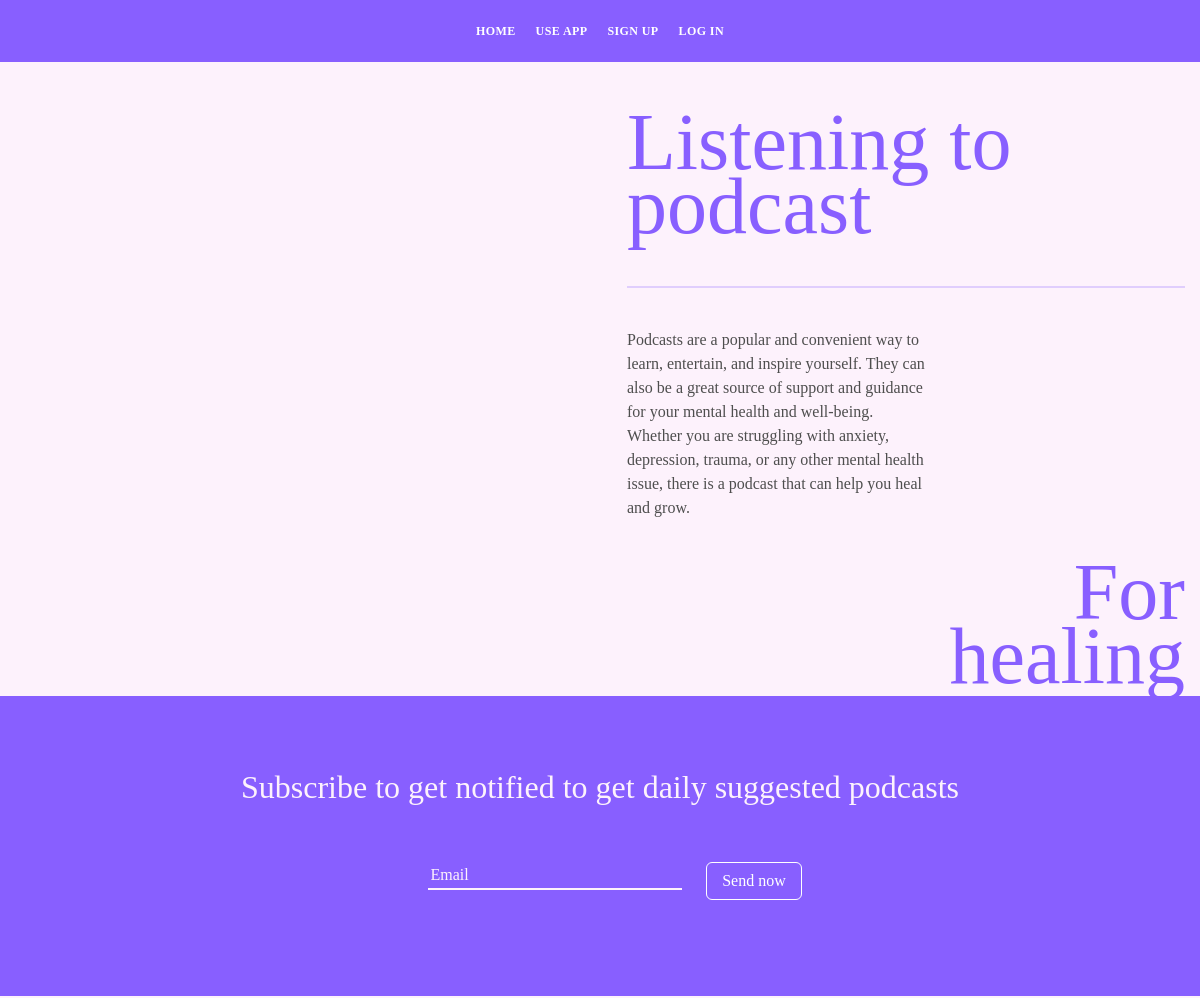
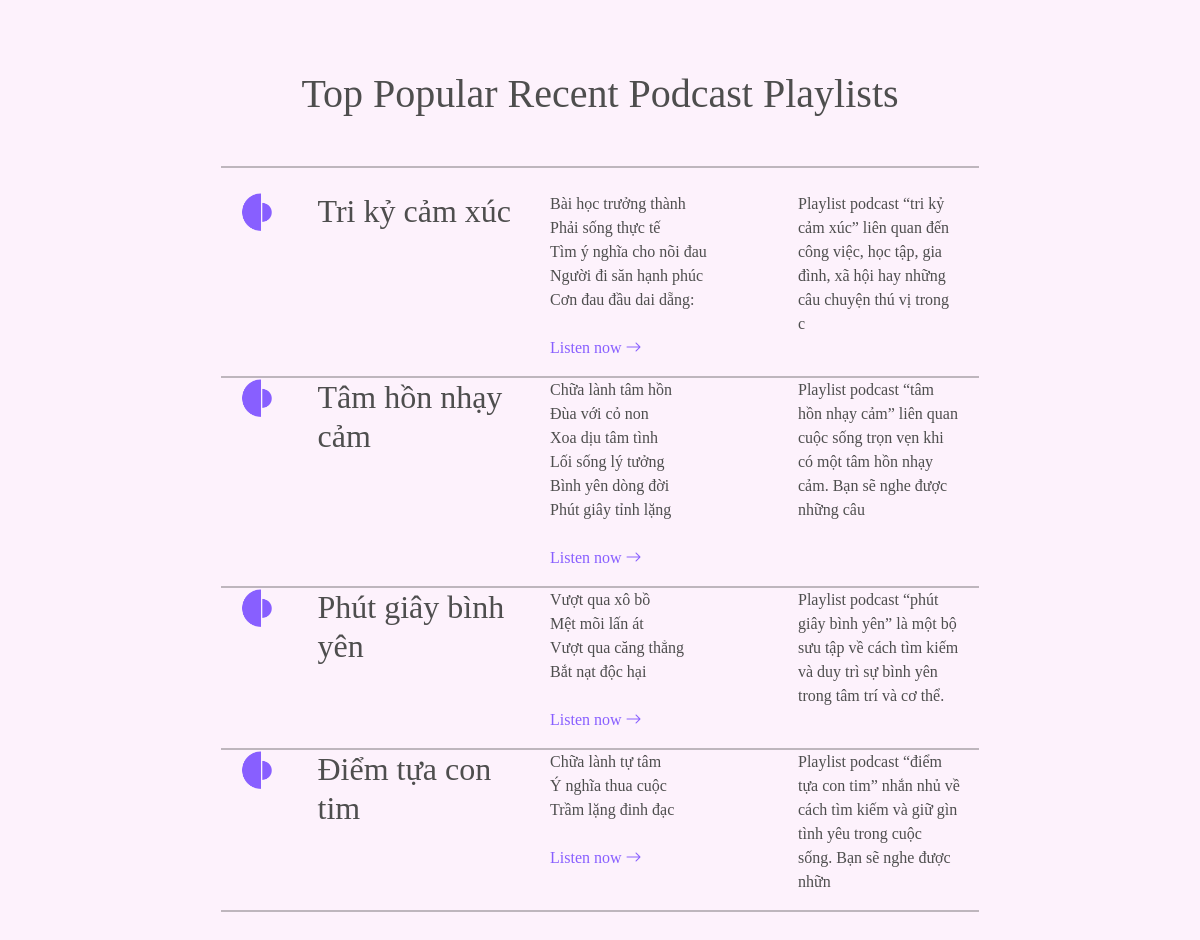
Screenshot of /all_podcasts with the database file from the repository (2 pictures, top to bottom).
### app.py (models this page shows)
class Playlists(db.Model):
    id = db.Column(db.Integer, primary_key=True)
    title = db.Column(db.String(255), nullable=False)
    description = db.Column(db.Text, nullable=False)
    audios = db.relationship('Audio', backref='playlist')

class Audio(db.Model):
    id = db.Column(db.Integer, primary_key=True)
    name = db.Column(db.String(64), unique=True)
    title = db.Column(db.String(255), nullable=False)
    description = db.Column(db.Text, nullable=False)
    path = db.Column(db.String(256))
    date_posted = db.Column(db.DateTime, default=datetime.utcnow)
    playlist_id = db.Column(db.Integer, db.ForeignKey('playlists.id'))

### app.py (the view)
@app.route('/all_podcasts')
def all_podcasts():
    all_podcasts = Audio.query.order_by(Audio.date_posted)
    playlists = Playlists.query.order_by(Playlists.id)
    return render_template("all_podcasts.html", all_podcasts=all_podcasts, playlists=playlists)

### form_backup.py
class SearchForm(FlaskForm):
    searched = StringField("Searched", validators=[DataRequired()])
    submit = SubmitField("Search now")

### app.py (called while the page is built)
@app.context_processor
def base():
    form = SearchForm()
    return dict(form=form)

### templates/all_podcasts.html (shortened to what this page needs)
{% include 'navbar.html' %}
<div id="hero" class="text-center" style>
    <div class="row" style="margin-top:60px">
        <div class="col-6">
        </div>
        <div class="col-6 text-left">
            <h1 class="text-purple big-heading" style="margin-top:50px; margin-left: 15px;">Listening to podcast</h1>
            <br>
            <hr style ="margin-left:15px; margin-right: 15px;">
            <br>
            <p class="" style="max-width: 300px; margin-left: 15px;">Podcasts are a popular and convenient way to learn, entertain, and inspire yourself. They can also be a great source of support and guidance for your mental health and well-being. Whether you are struggling with anxiety, depression, trauma, or any other mental health issue, there is a podcast that can help you heal and grow.</p>
            <h1 class="text-purple big-heading text-right mt-4" style="margin-right:15px">For<br> healing</h1>
        </div>
    </div>
</div>
<div class="subscribe p-5 text-center">
    <br>
    <h2> Subscribe to get notified to get daily suggested podcasts  </h2>
    <br><br>
    <form action="">
        <div class="row" style="text-align: right;">
            <div class="col-7">
                <input type="email" placeholder="Email" class="form-control-subscribe">
            </div>
            <div class="col-5 text-left" style="max-width:120px">
                <button type="submit" class="btn btn-outline-secondary">Send now</button>
            </div>
        </div>
    </form>
    <br><br>
</div>
<h1 class="text-center">Top Popular Recent Podcast Playlists</h1>
<div class="mt-5">
    <div class="container">
        <hr class="hr-2" style="width:68%; margin:auto">
        <br>
        {% for playlist in playlists %}
            <div class="container">
                <div class="row">
                    <div class="col-2"></div>
                    <div class="col-8">
                        <div class="row">
                            <div class="col-5">
                                <div class="row">
                                    <div class="col-3">
                                        <img src="static/imgs/Refined/shape.png" style="max-width: 40px;" alt="">
                                    </div>
                                    <div class="col-9">
                                        <h2> {{playlist.title}} </h2>
                                    </div>
                                </div>
                            </div>
                            <div class="col-4">
                                {% for podcast in all_podcasts %}
                                    {% if podcast.playlist.id == playlist.id %}
                                        <div>{{podcast.title}}</div>
                                    {% endif %}
                                {% endfor %}
                                <br>
                                <a class="mt-3" href=" {{url_for('playlist_play', id=playlist.id)}} ">Listen now <i class="bi bi-arrow-right"></i></a>
                            </div>
                            <div class="col-3">
                                <div>{{playlist.description[:120]}}</div>
                            </div>
                        </div>
                    </div>
                    <div class="col-2"></div>
                </div>
            </div>
            <hr class="mt-3 hr-2" style="width:68%; margin:auto">
        {% endfor %}
    </div>
</div>

### static/css/index.css (style rules this page uses)
:root { --dark-color: black; --body-font-size: 1.2rem; --body-font-color: var(--purple-color); --body-font-active: #8774f1; --purple-color-dark: #5215fc; --purple-color: #885fff; --purple-color-light: #8774f1; --pink-color: #ee93a9; --light-color: #febfad; --bg-color: #fdf2fc; --dark-light-color: #1e1e1e; --bs-border-width: 1px; --bs-border-style: solid; --white-color: white; --gray-color: #f1f1f1; }
body { background-color: var(--bg-color); background-attachment: fixed; color: #4e4e4e; font-family: Cambria, Cochin, Georgia, Times, 'Times New Roman', serif; max-width: 100%; overflow-x: hidden; }
a { color: var(--purple-color); text-decoration: none; transition: all 0.5s; }
hr { display: block; height: 1px; border: 0; border-top: 2px solid var(--purple-color); margin: 1em 0; padding: 0; }
.hr-2 { display: block; height: 1px; border: 0; border-top: 2px solid black; margin: 1em 0; padding: 0; }
.subscribe { color: var(--bg-color); background-color: var(--purple-color); }
.text-purple { color: var(--purple-color-light); }
.big-heading { font-size: 80px; line-height: 80%; }
.text-right { text-align: right; }
.form-control-subscribe { border: none; border-bottom: 2px solid var(--bg-color); outline: none; background: transparent; width: 40%; color: var(--bs-btn-active-color); }
.btn-outline-secondary { --bs-btn-color: white; --bs-btn-border-color: white; --bs-btn-hover-color: var(--purple-color); --bs-btn-hover-bg: white; --bs-btn-hover-border-color: var(--bg-color); --bs-btn-focus-shadow-rgb: 13, 110, 253; --bs-btn-active-color: #fff; --bs-btn-active-bg: var(--bg-color); --bs-btn-active-border-color: var(--bg-color); --bs-btn-active-shadow: inset 0 3px 5px rgba(0, 0, 0, 0.125); --bs-btn-disabled-color: var(--bg-color); --bs-btn-disabled-bg: transparent; --bs-btn-disabled-border-color: var(--bg-color); --bs-gradient: none }
.text-left { text-align: left; display: flex; flex-direction: column; }
.text-purple { color: var(--purple-color); }

### rows the page displays
Playlists: title "Tri kỷ cảm xúc", description "Playlist podcast “tri kỷ cảm xúc” liên quan đến công việc, học tập, gia đình, xã hội hay những câu chuyện thú vị trong c"
Audio: title "Bài học trưởng thành"
Audio: title "Phải sống thực tế"
Audio: title "Tìm ý nghĩa cho nõi đau"
Audio: title "Người đi săn hạnh phúc"
Audio: title "Cơn đau đầu dai dẵng:"
Playlists: title "Tâm hồn nhạy cảm", description "Playlist podcast “tâm hồn nhạy cảm” liên quan cuộc sống trọn vẹn khi có một tâm hồn nhạy cảm. Bạn sẽ nghe được những câu"
Audio: title "Chữa lành tâm hồn"
Audio: title "Đùa với cỏ non"
Audio: title "Xoa dịu tâm tình"
Audio: title "Lối sống lý tưởng"
Audio: title "Bình yên dòng đời"
Audio: title "Phút giây tỉnh lặng"
Playlists: title "Phút giây bình yên", description "Playlist podcast “phút giây bình yên” là một bộ sưu tập về cách tìm kiếm và duy trì sự bình yên trong tâm trí và cơ thể."
Audio: title "Vượt qua xô bồ"
Audio: title "Mệt mõi lấn át"
Audio: title "Vượt qua căng thẳng"
Audio: title "Bắt nạt độc hại"
Playlists: title "Điểm tựa con tim", description "Playlist podcast “điểm tựa con tim” nhắn nhủ về cách tìm kiếm và giữ gìn tình yêu trong cuộc sống. Bạn sẽ nghe được nhữn"
Audio: title "Chữa lành tự tâm"
Audio: title "Ý nghĩa thua cuộc"
Audio: title "Trầm lặng đinh đạc"
